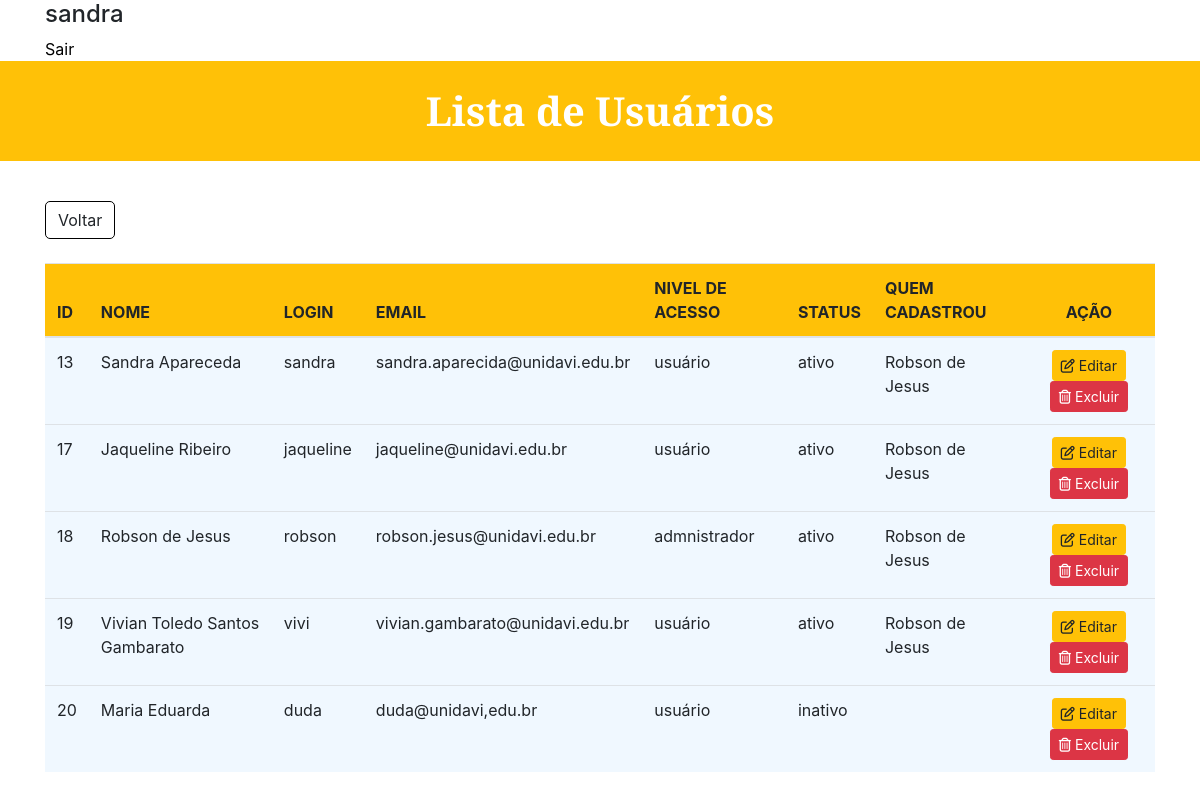
Page /Chamado/listar_usuario.php (signed in) on the committed database.
### tables this page shows
CREATE TABLE tb_usuario (
  id_user int(11) NOT NULL,
  nome_user varchar(75) NOT NULL,
  login varchar(50) NOT NULL,
  email varchar(75) NOT NULL,
  senha varchar(50) NOT NULL,
  categoria int(3) NOT NULL,
  status varchar(30) NOT NULL,
  quem_cadastrou varchar(50) NOT NULL
);

### Chamado/listar_usuario.php (the view, shortened to what this page needs)
<!DOCTYPE html>
<html>
<head>
	<link rel="stylesheet" href="https://stackpath.bootstrapcdn.com/bootstrap/4.4.1/css/bootstrap.min.css">
</head>
<body>
	<div class="container">
		<h4><?php echo $_SESSION['login'];?></h4>
		<a style="color: black;" id="formLogin" href="logout.php">Sair</a>
	</div>
	<h1 id="formTitulo">Lista de Usuários</h1>
	<div class="container" style="margin-top: 40px">
		<div style="text-align: left;">
		 		<a href="menu.php" role="button" class="btn" style="border-radius: 1px; border-color: black; border-radius: 5px;">Voltar</a>
		 	</div>
		<br>
		<table class="table">
		  <thead style="background-color: #ffc107;">
		    <tr>
		      <th scope="col">ID</th>
		      <th scope="col">NOME</th>
		      <th scope="col">LOGIN</th>
		      <th scope="col">EMAIL</th>
		      <th scope="col">NIVEL DE ACESSO</th>
		      <th scope="col">STATUS</th>
		      <th scope="col">QUEM CADASTROU</th>
		      <th scope="col"><center>AÇÃO</center></th>
		    </tr>
		  </thead>
		  <tbody>
		    	<?php
		    		include 'conexao.php';
		    		$sql = "SELECT * FROM `tb_usuario`";
		    		$busca = mysqli_query($conexao,$sql);
		    		while ($array = mysqli_fetch_array($busca)) {
		    			$id 			=	$array['id_user'];
		    			$nome 			=	$array['nome_user'];
		   				$login 			= 	$array['login'];
		   				$email 			=	$array['email'];
		   				$nivel 	 		=	$array['categoria'];
		   				$status 		=	$array['status'];
		   				$responsavel	=	$array['quem_cadastrou'];
		    		?>
					<tr>
		      		<td style="background-color: #F0F8FF;"><?php echo $id 					?></td>
		      		<td style="background-color: #F0F8FF;"><?php echo $nome 		 		?></td>
		      		<td style="background-color: #F0F8FF;"><?php echo $login 		 		?></td>
		      		<td style="background-color: #F0F8FF;"><?php echo $email 				?></td>
		      		<td style="background-color: #F0F8FF;"><?php
		      			if ($nivel==0) {
		      				echo $label= "admnistrador";
		      			}
		      			if ($nivel==1) {
		      				echo $label= "usuário";
		      			}
		      		?></td>
		      		<td style="background-color: #F0F8FF;"><?php echo $status 				?></td>
		      		<td style="background-color: #F0F8FF;"><?php echo $responsavel			?></td>
		      		<td style="background-color: #F0F8FF;"><center>
		      			<a class="btn btn-warning btn-sm" href="editar_usuario.php?id=<?php echo $id ?>" role="button"><i class="far fa-edit"></i>&nbsp;Editar</a>
		      			<a class="btn btn-danger btn-sm" style="color:#fff" href="_deletar_usuario.php?id=<?php echo $id ?>" role="button"><i class="far fa-trash-alt"></i>&nbsp;Excluir</a>
		      		</center></td>
		      	<?php } ?>
		    </tr>
		  </tbody>
		</table>
	</div>
</body>
</html>

### Chamado/listar_usuario.php (style rules this page uses)
#formTitulo { margin-top: 0px; background-color: #ffc107; color: #ffffff; align-items: center; justify-content: center; border-radius: 0px; font-weight: bold; font-family: 'Libre Baskerville', serif; height: 100px; display: flex; }

### rows in the picture
tb_usuario: id_user "13", nome_user "Sandra Apareceda", login "sandra", email "sandra.aparecida@unidavi.edu.br", status "ativo", quem_cadastrou "Robson de Jesus"
tb_usuario: id_user "17", nome_user "Jaqueline Ribeiro", login "jaqueline", email "jaqueline@unidavi.edu.br", status "ativo", quem_cadastrou "Robson de Jesus"
tb_usuario: id_user "18", nome_user "Robson de Jesus", login "robson", email "robson.jesus@unidavi.edu.br", status "ativo", quem_cadastrou "Robson de Jesus"
tb_usuario: id_user "19", nome_user "Vivian Toledo Santos Gambarato", login "vivi", email "vivian.gambarato@unidavi.edu.br", status "ativo", quem_cadastrou "Robson de Jesus"
tb_usuario: id_user "20", nome_user "Maria Eduarda", login "duda", email "duda@unidavi,edu.br", status "inativo"

### other values in the picture
$_SESSION['login'] "sandra"
